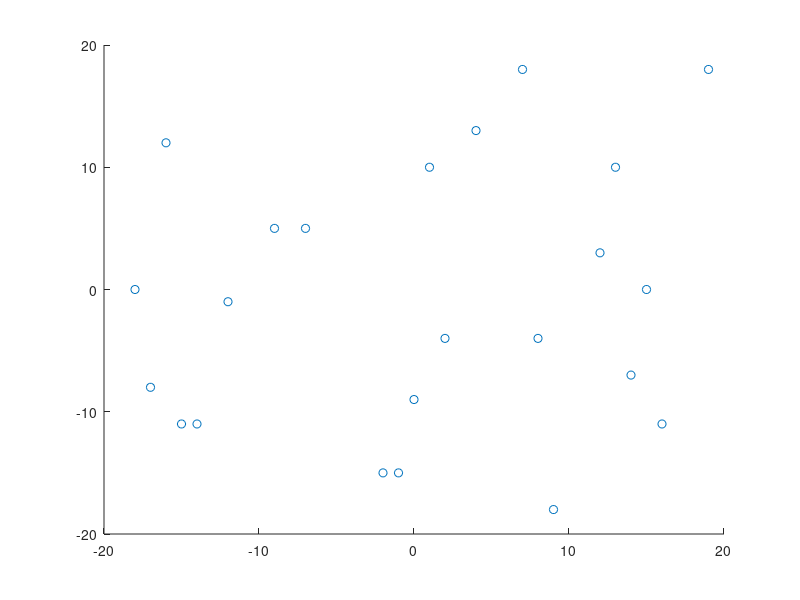
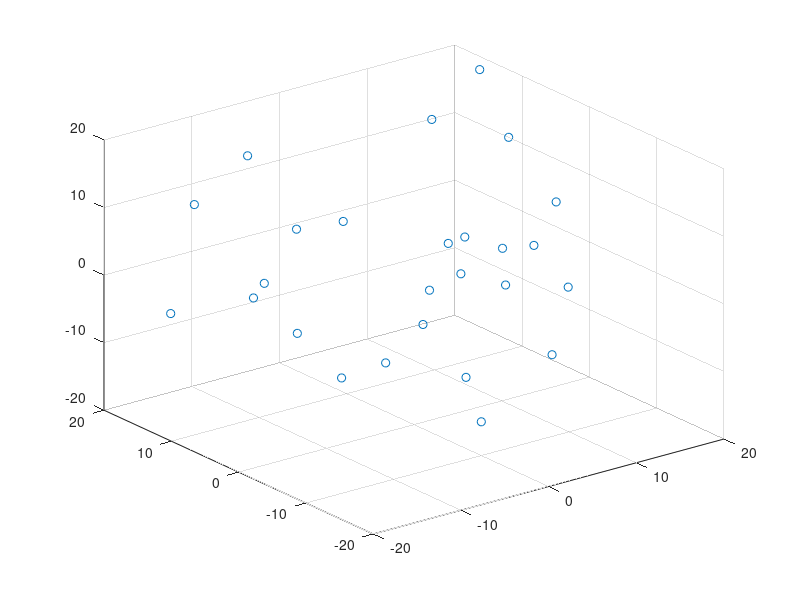

Reproduce these figures in MATLAB, in order. (Note: this script raises an error after producing the figures.)
clc;clear;close all;
%% 2
load ('matricesPr2.mat');

%% 3
q=Xnum';
q1=q(:,1);
q2=q(:,2);
q3=q(:,3);
q4=q(:,4);

qr1=reshape(q1, 5,4);%3
qr2=reshape(q2, 5,4);%1
qr3=reshape(q3, 5,4);%4
qr4=reshape(q4, 5,4);%2
%im1=imshow(qr4);

y=[3;1;4;2];
%% 4
im11=im1(:);
im22=im2(:);
im33=im3(:);

im1=im11';
im2=im22';
im3=im33';

Xletters=[im1;im2;im3];


%% 5
sum(Xletters')

%% 6
figure;
m=X1(:,1);
n=X1(:,2);
scatter(m,n);

figure;
m2=X2(:,1);
n2=X2(:,2);
z2=X2(:,3);
scatter3(m2,n2,z2);
%% 7
carData = xlsread('cars.xlsx');

%% 8
w1=carData(:,1);
w2=carData(:,2);
w3=carData(:,3);
Xcars=[w1,w2,w3];

%% 9
ycars=carData(:,4);

%%10
figure;

subplot(1,2,2); 
scatter(Xcars(:,1),Xcars(:,2));
xlabel('Distance');
ylabel ('Age');

subplot(1,2,1);  
scatter3(Xcars(:,1),Xcars(:,2),Xcars(:,3));
xlabel('Distance');
ylabel('Age');
zlabel('Engine');
%% 11

figure;
scatter(Xcars(:,1),ycars);
xlabel('Traveled distance');
ylabel('Price');



